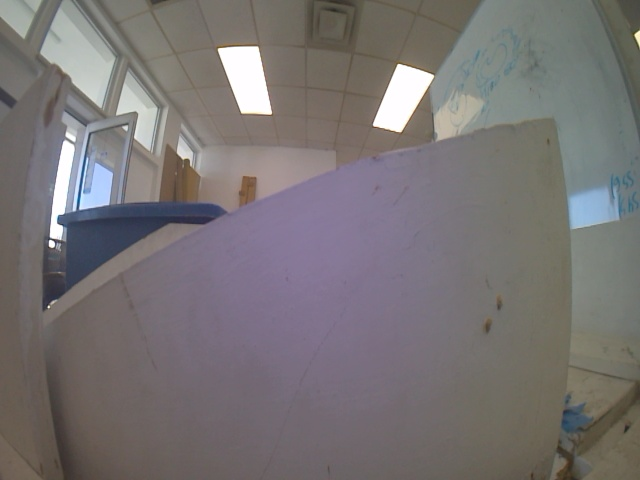
#> input picture maze/com/frame_cam1.jpg, 640 x 480 px, found by its file name
$ python colorRead.py
#> lines starting #> are read from the running program, lines starting #| are printed output that depends on the picture; after the words box and inside, x2 and y2 are one past the last pixel; in counts of white or black regions, pixels touching at a corner belong together
#> further down, cap0 is the input picture: shape (480, 640, 3); mean B, G, R 116.1, 115.4, 120
#> in detection, `hsv = cv2.cvtColor(frame, cv2.COLOR_BGR2HSV)`: hsv: shape (480, 640, 3); mean H, S, V 70.6, 31.8, 124.6
#getColor
import cv2
import numpy as np
import time as t
from collections import Counter

labels = {0: 0xA, 1: 0xB, 2: 0xC, 3: 0xD}

def getColor( imageHSV):
    redLow1 = np.array([0, 100, 102], np.uint8)
    redHigh1 = np.array([10, 255, 255], np.uint8)
    redLow2 = np.array([170, 100, 102], np.uint8)
    redHigh2 = np.array([180, 255, 255], np.uint8)
    yellowLow = np.array([20, 110, 102], np.uint8)
    yellowHigh = np.array([35, 255, 255], np.uint8)
    greenLow = np.array([36, 80, 102], np.uint8)
    greenHigh = np.array([85, 255, 255], np.uint8)
    redPixels = cv2.inRange(imageHSV, redLow1, redHigh1) + cv2.inRange(imageHSV, redLow2, redHigh2)
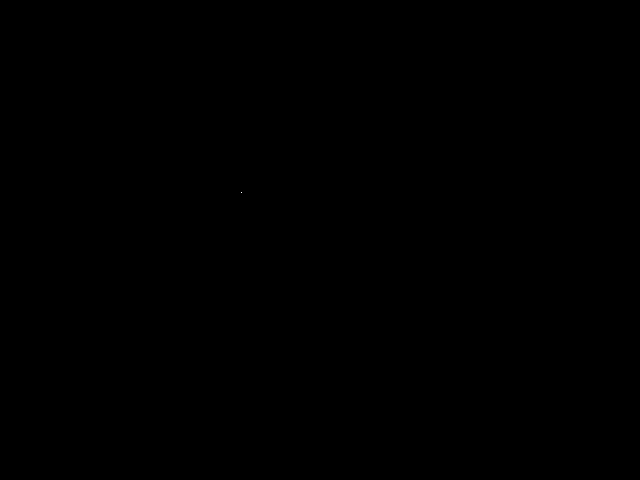
#> redPixels: shape (480, 640); 0% white in thin lines or dots, all inside (x1, y1, x2, y2) = (241, 192, 242, 193)
    yellowPixels = cv2.inRange(imageHSV, yellowLow, yellowHigh)
#> yellowPixels: shape (480, 640); 0% white in thin lines or dots, all inside (x1, y1, x2, y2) = (218, 46, 401, 64)
    greenPixels = cv2.inRange(imageHSV, greenLow, greenHigh)
#> greenPixels: shape (480, 640); every value is 0

    numRed = cv2.countNonZero(redPixels)
#> numRed = 1
    numYellow = cv2.countNonZero(yellowPixels)
#> numYellow = 10
    numGreen = cv2.countNonZero(greenPixels)
#> numGreen = 0

    threshold = 0.1 * (224 * 224)
    if numRed > threshold:
        return 0xA  # H
    elif numYellow > threshold:
        return 0xB  # S
    elif numGreen > threshold:
        return 0xC  # U
    else:
        return None


def detection(frame):
    #frame = cv2.resize(frame, (224, 224))
    hsv = cv2.cvtColor(frame, cv2.COLOR_BGR2HSV)
    color = getColor(hsv)
    print(color)
#| None

while True:
    cap0 = cv2.imread("frame_cam1.jpg")
#> (the run stopped early here; a loop or call above may not have finished)
